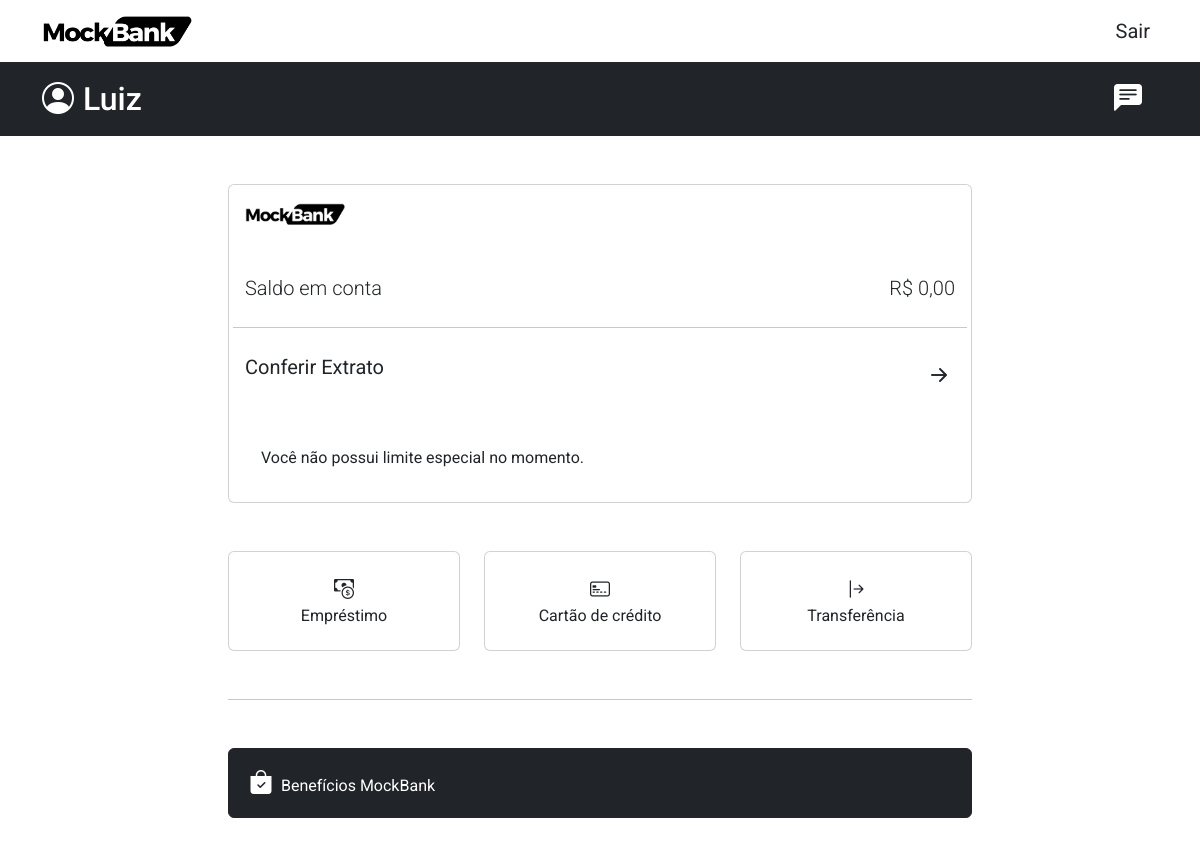
Before: /home/ (signed in) with the older database file.
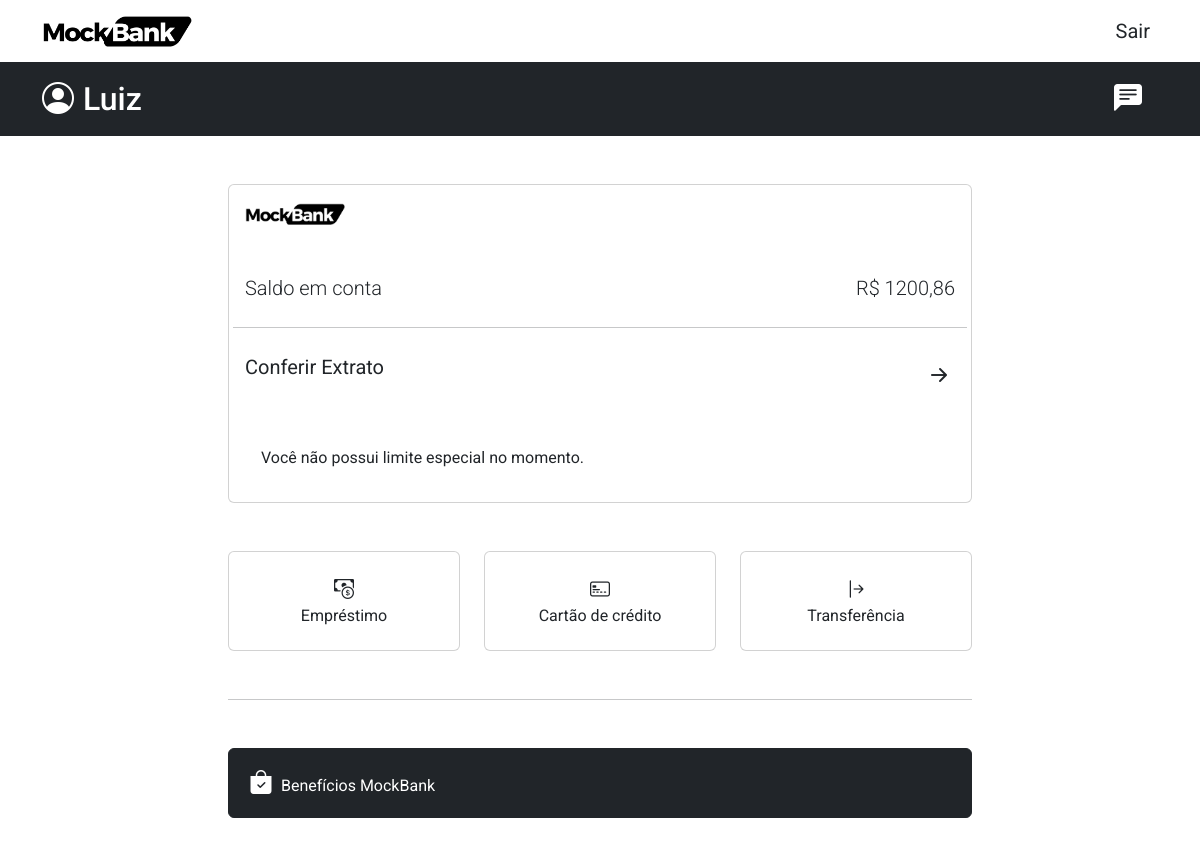
After: the same page with the newer database file.
### user/models.py (models this page shows)
class User(models.Model):
    user_id = models.UUIDField(primary_key=True, default=uuid.uuid4, editable=False)
    user_phone = models.CharField(max_length=30, blank=True)
    account_balance = models.DecimalField(max_digits=8, decimal_places=2, default=float(0))
    account_limit = models.DecimalField(max_digits=8, decimal_places=2, default=float(0))
    owner = models.OneToOneField(DjangoUser, on_delete=models.CASCADE)
    finance_data = models.OneToOneField(FinanceDataUser, on_delete=models.CASCADE, null=True)

### user/views.py (the view)
# urls.py: path("home/", views.HomePageView.as_view(), name="home"),
@method_decorator(login_required(login_url='user:login'), name='dispatch')
class HomePageView(TemplateView):
    template_name = 'home.html'
    def get_context_data(self, **kwargs: Any) -> dict[str, Any]:
        context = super().get_context_data(**kwargs)
        context['user'] = UserService.get_user_django(username=self.request.user.username)
        context['account'] = UserService.user_balance(self.request.user.id)
        return context

### user/services.py (called while the page is built)
    @staticmethod
    def get_user_django(username: str):
        return User.objects.get(username=username)

    @staticmethod
    def get_user_app(pk: int):
        return BaseUser.objects.get(owner=pk)

    @staticmethod
    def user_balance(pk: int):
        user = UserService.get_user_app(pk)
        if user.account_balance >= 0:
            limit = user.account_limit
        else:
            limit = user.account_balance + user.account_limit
        return {
            'balance': user.account_balance,
            'limit': limit,
            'used_limit': user.account_limit - (user.account_balance + user.account_limit),
        }

### user/templates/home.html (shortened to what this page needs)
{% extends "global/base.html" %}
{% load static %}
{% load humanize %}
{% block content %}
<main>
    <section class="container mt-5 mb-5">
        <div class="col-12 col-md-10 col-lg-8 mx-auto">
            <div class="card">
                <div class="card-body">
                    <div class="row">
                        <div class="col-2">
                            <img src={% static "img/mockbank_logo_minimal.png" %} width="100px" alt="" class="">
                        </div>
                    </div>
                    <div class="row mt-5">
                        <div class="col-12 justify-content-between d-flex">
                            <p class="lead">Saldo em conta</p>
                            {% if account.balance < 0 %}
                                <p class="lead text-danger">R$ {{ account.balance }}</p>
                            {% else %}
                                <p class="lead text-dark">R$ {{ account.balance }}</p>
                            {% endif %}
                        </div>
                        <hr class="my-2">
                        <div class="col-12 mt-3">
                            <a class="link-underline-opacity-0 link-underline-opacity-0-hover link-dark d-block col-12 fs-5"
                                href= {% url "service:extract" %}>
                                Conferir Extrato <i class="bi bi-arrow-right-short float-end fs-2 mt-0"></i>
                            <div class="col-12 mt-5 d-flex justify-content-between p-3 rounded-3">
                                {% if account.limit == 0 %}
                                <p class="d-inline-block my-auto">Você não possui limite especial no momento.</p>
                                {% else %}
                                <p class="d-inline-block my-auto">Limite especial da conta </p>
                                <p class="d-inline-block my-auto ">R$ {{ account.limit }}</p>
                                {% endif %}
                            </div>
                        </div>
                    </div>
                </div>
            </div>
            <div class="row justify-content-between mt-5">
                <div class="col-4">
                    <a href={% url "service:finance_data_content" %}
                        class="card justify-content-center text-center link-underline-opacity-0 link-underline-opacity-0-hover link-dark"
                        style="height: 100px;">
                        <i class="bi bi-cash-coin fs-5"></i>
                        Empréstimo
                    </a>
                </div>
                <div class="col-4">
                    <a href="#"
                        class="card justify-content-center text-center link-underline-opacity-0 link-underline-opacity-0-hover link-dark"
                        style="height: 100px;">
                        <i class="bi bi-credit-card-2-front fs-5"></i>
                        Cartão de crédito
                    </a>
                </div>
                <div class="col-4">
                    <a href={% url "service:transfer" %}
                        class="card justify-content-center text-center link-underline-opacity-0 link-underline-opacity-0-hover link-dark"
                        style="height: 100px;">
                        <i class="bi bi-arrow-bar-right fs-5"></i>
                        Transferência
                    </a>
                </div>
            </div>
            <hr class="my-5">
            <div class="row">
                <div class="col-12">
                    <button class="btn btn-dark w-100 text-start p-3">
                        <i class="bi bi-bag-check-fill fs-4 ms-1 me-1 "></i>
                        <p class="d-inline">Benefícios MockBank</p>
                    </button>
                </div>
            </div>
        </div>
    </section>
</main>
{% endblock content %}

### base_templates/global/base.html (shortened to what this page needs)
<!DOCTYPE html>
<html lang="pt-br">
{% include "partials/_head.html" %}
<body class="d-flex flex-column min-vh-100">
    {% include "partials/_navbar.html" %}
    {% include "partials/_user_navbar.html" %}
    {% block content %}
    {% endblock content %}
</body>
</html>

### base_templates/partials/_head.html (shortened to what this page needs)
{% load static %}
<head>
    <link href="https://cdn.jsdelivr.net/npm/bootstrap@5.3.2/dist/css/bootstrap.min.css" rel="stylesheet"
>
    <link rel="stylesheet" href="https://cdn.jsdelivr.net/npm/bootstrap-icons@1.11.3/font/bootstrap-icons.min.css">
    <link rel="stylesheet" href={% static "css/style.css" %}>
</head>

### base_templates/partials/_navbar.html (shortened to what this page needs)
{% load static %}
<nav class="navbar navbar-expand-sm">
    <div class="container">
        <a href={% if user.is_authenticated %}{% url "user:home" %}{% else %}{% url "home:home" %}{% endif %}
            class="navbar-brand d-flex align-items-center">
            <img src={% static "img/mockbank_logo_minimal.png" %} alt="MockBank Logo" width="150px">
        </a>
        <div class="collapse navbar-collapse justify-content-end" id="menuNavbar">
            <div class="navbar-nav float-end">
                {% if user.is_authenticated %}
                <a href={% url "user:logout" %} class="nav-link text-dark fs-5">Sair</a>
                {% endif %}
            </div>
        </div>
    </div>
</nav>

### base_templates/partials/_user_navbar.html
{% if user.is_authenticated %}
<div class="container-fluid bg-dark">
    <div class="container">
        <div class="navbar text-white align-items-center justify-content-between ">
            <div class="col-6 d-flex">
                <a href={% url "user:profile" %} class="navbar-brand">
                    <i class="bi bi-person-circle text-white fs-2"></i>
                    <h2 class="mt-2 text-white d-inline ms-1">{{ user.first_name }}</h2>
                </a>
            </div>
            <div class="col-6 d-flex justify-content-end align-items-center">
                <a href= {% url "user:list_messages" %} class="navbar-brand ms-2">
                    <i class="bi bi-chat-left-text-fill text-white fs-3"></i>
                </a>
            </div>
        </div>
    </div>
</div>
{% endif %}

### base_templates/partials/_scripts.html (shortened to what this page needs)
{% load static %}

### static/css/style.css (style rules this page uses)
body { font-family: 'Roboto', sans-serif !important; }

Changed rows visible on the page:
changed User: balance "0,00" → "1200,86"
